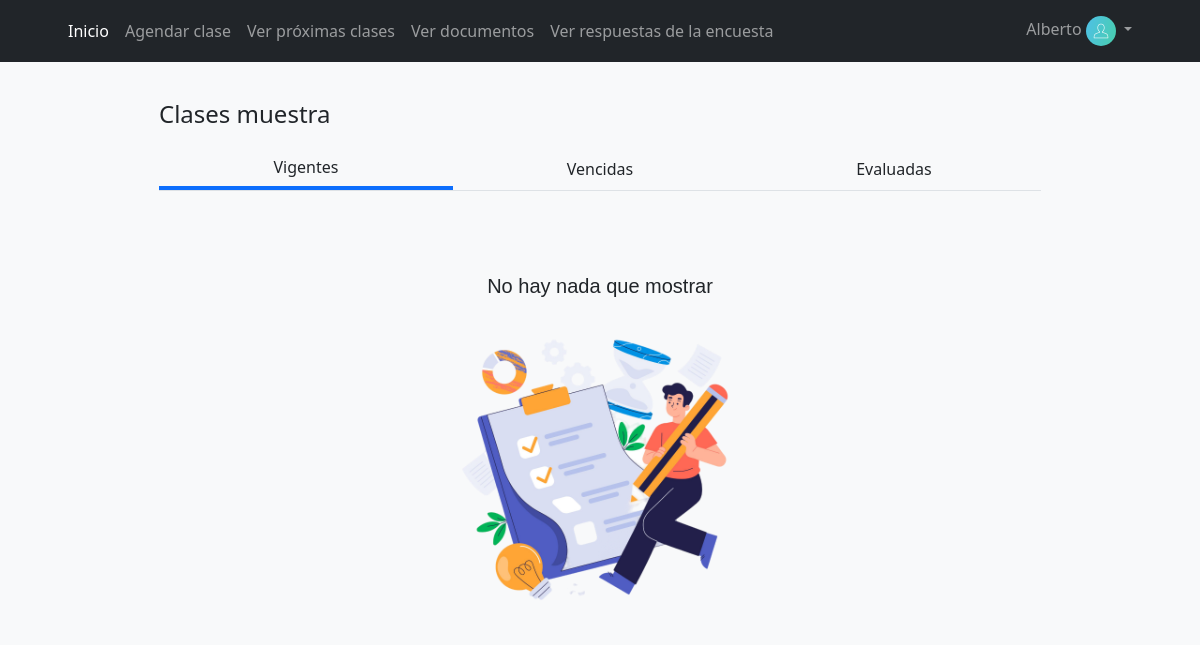
The app's page /Vista/Coordinador/aplicarGuia.php (signed in) with its own data.
### tables this page shows
CREATE TABLE `usuario` (
  `idUsuario` int(11) NOT NULL,
  `Nombre` varchar(45) NOT NULL,
  `ApellidoP` varchar(45) NOT NULL,
  `ApellidoM` varchar(45) DEFAULT NULL,
  `FechaNac` date NOT NULL,
  `GradoA` enum('Licenciatura','Maestría','Doctorado') NOT NULL,
  `ProgramaE` varchar(45) NOT NULL,
  `Correo` varchar(45) NOT NULL,
  `Contrasena` varchar(100) NOT NULL,
  `Firma` varchar(100) DEFAULT NULL,
  `Cargo` enum('Profesor de Tiempo Completo','Profesor','NO APLICA') DEFAULT NULL,
  `TipoUsuario` enum('Administrador','Coordinador','Profesor') NOT NULL,
  `fotoperfil` text NOT NULL DEFAULT 'perfil.png',
  `idAcademia` int(11) NOT NULL
);

### Vista/Coordinador/menu.php (the view, shortened to what this page needs)
<nav class="navbar navbar-expand-lg navbar-dark bg-dark fixed-top">
	<div class="container-fluid ms-5">
		<div class="collapse navbar-collapse" id="navbarSupportedContent">
			<ul class="navbar-nav me-auto mb-2 mb-lg-0">
				<li class="nav-item">
					<a class="nav-link active" aria-current="page" href="index.php">Inicio</a>
				</li>
				<li class="nav-item">
					<a class="nav-link" aria-current="page" data-bs-toggle="modal"
						data-bs-target="#agendarClase">Agendar clase</a>
				</li>
				<li class="nav-item">
					<a class="nav-link" aria-current="page" href="aplicarGuia.php">Ver próximas clases</a>
				</li>
				<li class="nav-item">
					<a class="nav-link" aria-current="page" href="verDocumentos.php">Ver documentos</a>
				</li>
				<li class="nav-item">
					<a class="nav-link" aria-current="page" href="verEncuestas.php">Ver respuestas de la encuesta</a>
				</li>
			</ul>
			<ul class="navbar-nav me-5 mb-2 mb-lg-0">
			<li class="nav-item dropdown">
				<a class="nav-link dropdown-toggle" href="#" id="navbarScrollingDropdown" role="button" data-bs-toggle="dropdown" aria-expanded="false">
					<?= $consulta->Nombre ?>
					<img src="../../Public/<?= $consulta->fotoperfil ?>" alt="" width="30" class="rounded-circle">
				</a>
				</li>
			</ul>
		</div>
	</div>
</nav>

### records on screen
usuario: Nombre "Alberto", fotoperfil (picture)
